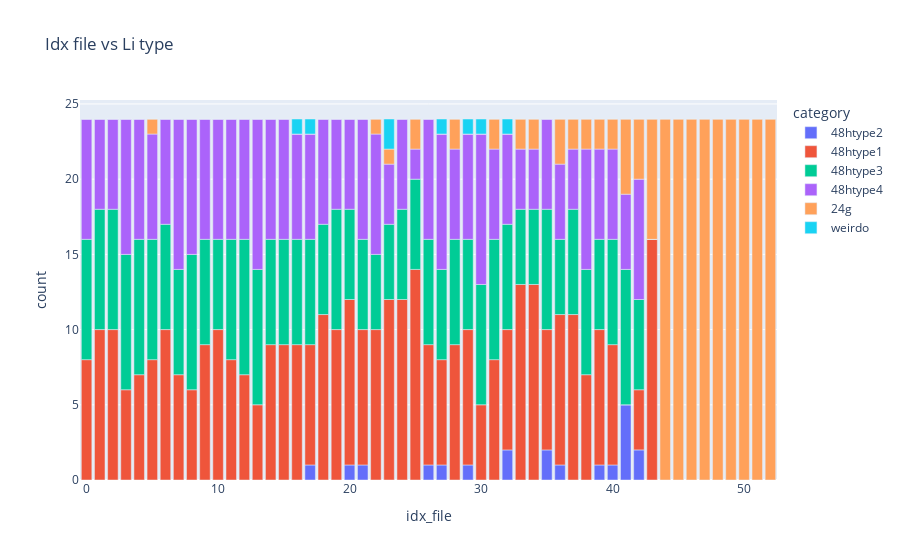

Notebook source saved alongside this figure:
### Code cell
get_amount_type(file_loc_important_cols_sorted, litype, el = "Li")

el = "Li"
style = "bar"


category_labels = {
    '48htype2': '48htype1',
    '48htype1': '48htype2',
    '48htype3': '48htype3',
    '48htype4': '48htype4',
    '24g': '24g',
    'weirdo': 'weirdo'
    # ... add more as needed
}

df = plot_amount_type(file_loc_important_cols_sorted, litype, el, style, category_labels)

### Figure 1 — Plotly figure (JSON) as saved in the notebook; plotly's stock layout.template omitted (floating-point values rounded to 4 significant figures)
{"data": [{"alignmentgroup": "True", "hovertemplate": "category=48htype2<br>idx_file=%{x}<br>count=%{y}<extra></extra>", "legendgroup": "48htype2", "marker": {"color": "#636efa", "pattern": {"shape": ""}}, "name": "48htype2", "offsetgroup": "48htype2", "orientation": "v", "showlegend": true, "textposition": "auto", "type": "bar", "x": [0, 1, 2, 3, 4, 5, 6, 7, 8, 9, 10, 11, 12, 13, 14, 15, 16, 17, 18, 19, 20, 21, 22, 23, 24, 25, 26, 27, 28, 29, 30, 31, 32, 33, 34, 35, 36, 37, 38, 39, 40, 41, 42, 43, 44, 45, 46, 47, 48, 49, 50, 51, 52], "xaxis": "x", "y": [0, 0, 0, 0, 0, 0, 0, 0, 0, 0, 0, 0, 0, 0, 0, 0, 0, 1, 0, 0, 1, 1, 0, 0, 0, 0, 1, 1, 0, 1, 0, 0, 2, 0, 0, 2, 1, 0, 0, 1, 1, 5, 2, 0, 0, 0, 0, 0, 0, 0, 0, 0, 0], "yaxis": "y"}, {"alignmentgroup": "True", "hovertemplate": "category=48htype1<br>idx_file=%{x}<br>count=%{y}<extra></extra>", "legendgroup": "48htype1", "marker": {"color": "#EF553B", "pattern": {"shape": ""}}, "name": "48htype1", "offsetgroup": "48htype1", "orientation": "v", "showlegend": true, "textposition": "auto", "type": "bar", "x": [0, 1, 2, 3, 4, 5, 6, 7, 8, 9, 10, 11, 12, 13, 14, 15, 16, 17, 18, 19, 20, 21, 22, 23, 24, 25, 26, 27, 28, 29, 30, 31, 32, 33, 34, 35, 36, 37, 38, 39, 40, 41, 42, 43, 44, 45, 46, 47, 48, 49, 50, 51, 52], "xaxis": "x", "y": [8, 10, 10, 6, 7, 8, 10, 7, 6, 9, 10, 8, 7, 5, 9, 9, 9, 8, 11, 10, 11, 9, 10, 12, 12, 14, 8, 7, 9, 9, 5, 8, 8, 13, 13, 8, 10, 11, 7, 9, 8, 0, 4, 16, 0, 0, 0, 0, 0, 0, 0, 0, 0], "yaxis": "y"}, {"alignmentgroup": "True", "hovertemplate": "category=48htype3<br>idx_file=%{x}<br>count=%{y}<extra></extra>", "legendgroup": "48htype3", "marker": {"color": "#00cc96", "pattern": {"shape": ""}}, "name": "48htype3", "offsetgroup": "48htype3", "orientation": "v", "showlegend": true, "textposition": "auto", "type": "bar", "x": [0, 1, 2, 3, 4, 5, 6, 7, 8, 9, 10, 11, 12, 13, 14, 15, 16, 17, 18, 19, 20, 21, 22, 23, 24, 25, 26, 27, 28, 29, 30, 31, 32, 33, 34, 35, 36, 37, 38, 39, 40, 41, 42, 43, 44, 45, 46, 47, 48, 49, 50, 51, 52], "xaxis": "x", "y": [8, 8, 8, 9, 9, 8, 7, 7, 9, 7, 6, 8, 9, 9, 7, 7, 7, 7, 6, 8, 6, 6, 5, 5, 6, 6, 7, 6, 7, 6, 8, 8, 7, 5, 5, 8, 5, 7, 7, 6, 7, 9, 6, 0, 0, 0, 0, 0, 0, 0, 0, 0, 0], "yaxis": "y"}, {"alignmentgroup": "True", "hovertemplate": "category=48htype4<br>idx_file=%{x}<br>count=%{y}<extra></extra>", "legendgroup": "48htype4", "marker": {"color": "#ab63fa", "pattern": {"shape": ""}}, "name": "48htype4", "offsetgroup": "48htype4", "orientation": "v", "showlegend": true, "textposition": "auto", "type": "bar", "x": [0, 1, 2, 3, 4, 5, 6, 7, 8, 9, 10, 11, 12, 13, 14, 15, 16, 17, 18, 19, 20, 21, 22, 23, 24, 25, 26, 27, 28, 29, 30, 31, 32, 33, 34, 35, 36, 37, 38, 39, 40, 41, 42, 43, 44, 45, 46, 47, 48, 49, 50, 51, 52], "xaxis": "x", "y": [8, 6, 6, 9, 8, 7, 7, 10, 9, 8, 8, 8, 8, 10, 8, 8, 7, 7, 7, 6, 6, 8, 8, 4, 6, 2, 8, 9, 6, 7, 10, 6, 6, 4, 4, 6, 5, 4, 8, 6, 6, 5, 8, 0, 0, 0, 0, 0, 0, 0, 0, 0, 0], "yaxis": "y"}, {"alignmentgroup": "True", "hovertemplate": "category=24g<br>idx_file=%{x}<br>count=%{y}<extra></extra>", "legendgroup": "24g", "marker": {"color": "#FFA15A", "pattern": {"shape": ""}}, "name": "24g", "offsetgroup": "24g", "orientation": "v", "showlegend": true, "textposition": "auto", "type": "bar", "x": [0, 1, 2, 3, 4, 5, 6, 7, 8, 9, 10, 11, 12, 13, 14, 15, 16, 17, 18, 19, 20, 21, 22, 23, 24, 25, 26, 27, 28, 29, 30, 31, 32, 33, 34, 35, 36, 37, 38, 39, 40, 41, 42, 43, 44, 45, 46, 47, 48, 49, 50, 51, 52], "xaxis": "x", "y": [0, 0, 0, 0, 0, 1, 0, 0, 0, 0, 0, 0, 0, 0, 0, 0, 0, 0, 0, 0, 0, 0, 1, 1, 0, 2, 0, 0, 2, 0, 0, 2, 0, 2, 2, 0, 3, 2, 2, 2, 2, 5, 4, 8, 24, 24, 24, 24, 24, 24, 24, 24, 24], "yaxis": "y"}, {"alignmentgroup": "True", "hovertemplate": "category=weirdo<br>idx_file=%{x}<br>count=%{y}<extra></extra>", "legendgroup": "weirdo", "marker": {"color": "#19d3f3", "pattern": {"shape": ""}}, "name": "weirdo", "offsetgroup": "weirdo", "orientation": "v", "showlegend": true, "textposition": "auto", "type": "bar", "x": [0, 1, 2, 3, 4, 5, 6, 7, 8, 9, 10, 11, 12, 13, 14, 15, 16, 17, 18, 19, 20, 21, 22, 23, 24, 25, 26, 27, 28, 29, 30, 31, 32, 33, 34, 35, 36, 37, 38, 39, 40, 41, 42, 43, 44, 45, 46, 47, 48, 49, 50, 51, 52], "xaxis": "x", "y": [0, 0, 0, 0, 0, 0, 0, 0, 0, 0, 0, 0, 0, 0, 0, 0, 1, 1, 0, 0, 0, 0, 0, 2, 0, 0, 0, 1, 0, 1, 1, 0, 1, 0, 0, 0, 0, 0, 0, 0, 0, 0, 0, 0, 0, 0, 0, 0, 0, 0, 0, 0, 0], "yaxis": "y"}], "layout": {"barmode": "relative", "legend": {"title": {"text": "category"}, "tracegroupgap": 0}, "title": {"text": "Idx file vs Li type"}, "xaxis": {"anchor": "y", "domain": [0, 1], "title": {"text": "idx_file"}}, "yaxis": {"anchor": "x", "domain": [0, 1], "title": {"text": "count"}}}}
